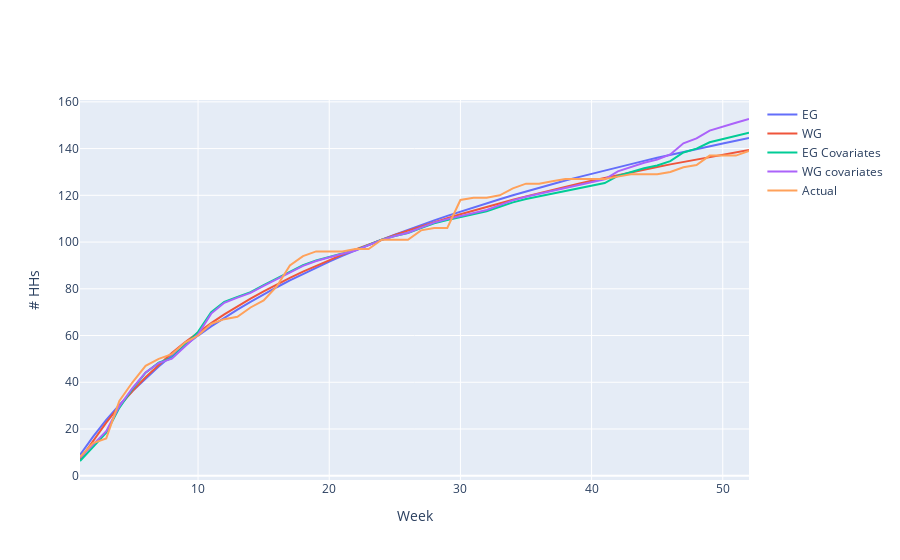

Here is the notebook cell this chart was saved with:
### Code cell
fig = go.Figure()

# Pareto II
fig.add_trace(
    go.Scatter(
        x=data.Week.to_list(),
        y=eg,
        mode='lines',
        name='EG',
    )
)

# Weibull
fig.add_trace(
    go.Scatter(
        x=data.Week.to_list(),
        y=wg,
        mode='lines',
        name='WG')
)

# Pareto II
fig.add_trace(
    go.Scatter(
        x=data.Week.to_list(),
        y=eg_cov,
        mode='lines',
        name='EG Covariates',
    )
)

# Weibull
fig.add_trace(
    go.Scatter(
        x=data.Week.to_list(),
        y=wg_cov,
        mode='lines',
        name='WG covariates')
)

# Observed
fig.add_trace(
    go.Scatter(
        x=data.Week.to_list(),
        y=data.Cum_HH,
        mode='lines',
        name='Actual')
)

# Plot labels
fig.update_layout(title='',
                  xaxis_title='Week',
                  yaxis_title='# HHs',
                  annotations=[      
                  ],
                )

fig.show()

### Figure 1 — Plotly figure (JSON) as saved in the notebook; plotly's stock layout.template omitted (floating-point values rounded to 4 significant figures)
{"data": [{"mode": "lines", "name": "EG", "type": "scatter", "x": [1, 2, 3, 4, 5, 6, 7, 8, 9, 10, 11, 12, 13, 14, 15, 16, 17, 18, 19, 20, 21, 22, 23, 24, 25, 26, 27, 28, 29, 30, 31, 32, 33, 34, 35, 36, 37, 38, 39, 40, 41, 42, 43, 44, 45, 46, 47, 48, 49, 50, 51, 52], "y": [8.873, 16.76, 23.86, 30.31, 36.22, 41.67, 46.72, 51.43, 55.84, 59.98, 63.89, 67.59, 71.1, 74.44, 77.62, 80.66, 83.57, 86.36, 89.04, 91.61, 94.1, 96.49, 98.8, 101.0, 103.2, 105.3, 107.3, 109.3, 111.2, 113.1, 114.9, 116.6, 118.3, 120.0, 121.6, 123.2, 124.8, 126.3, 127.8, 129.2, 130.7, 132.1, 133.4, 134.7, 136.0, 137.3, 138.6, 139.8, 141.0, 142.2, 143.4, 144.5]}, {"mode": "lines", "name": "WG", "type": "scatter", "x": [1, 2, 3, 4, 5, 6, 7, 8, 9, 10, 11, 12, 13, 14, 15, 16, 17, 18, 19, 20, 21, 22, 23, 24, 25, 26, 27, 28, 29, 30, 31, 32, 33, 34, 35, 36, 37, 38, 39, 40, 41, 42, 43, 44, 45, 46, 47, 48, 49, 50, 51, 52], "y": [6.992, 15.06, 22.73, 29.79, 36.24, 42.14, 47.53, 52.5, 57.09, 61.35, 65.33, 69.04, 72.53, 75.82, 78.93, 81.87, 84.66, 87.32, 89.86, 92.28, 94.6, 96.83, 98.96, 101.0, 103.0, 104.9, 106.7, 108.5, 110.3, 111.9, 113.5, 115.1, 116.6, 118.1, 119.6, 121.0, 122.3, 123.7, 125.0, 126.2, 127.5, 128.7, 129.8, 131.0, 132.1, 133.2, 134.3, 135.4, 136.4, 137.4, 138.4, 139.4]}, {"mode": "lines", "name": "EG Covariates", "type": "scatter", "x": [1, 2, 3, 4, 5, 6, 7, 8, 9, 10, 11, 12, 13, 14, 15, 16, 17, 18, 19, 20, 21, 22, 23, 24, 25, 26, 27, 28, 29, 30, 31, 32, 33, 34, 35, 36, 37, 38, 39, 40, 41, 42, 43, 44, 45, 46, 47, 48, 49, 50, 51, 52], "y": [6.308, 12.36, 18.39, 29.05, 37.12, 44.11, 48.36, 50.37, 56.03, 61.55, 69.97, 74.43, 76.56, 78.58, 81.62, 84.47, 87.27, 90.12, 92.14, 93.76, 95.17, 96.56, 98.77, 101.0, 102.6, 103.9, 106.0, 108.0, 109.5, 110.7, 111.9, 113.2, 115.1, 117.0, 118.4, 119.6, 120.7, 121.9, 123.0, 124.1, 125.3, 128.3, 129.9, 131.6, 132.7, 134.6, 138.3, 140.0, 142.7, 144.2, 145.5, 146.8]}, {"mode": "lines", "name": "WG covariates", "type": "scatter", "x": [1, 2, 3, 4, 5, 6, 7, 8, 9, 10, 11, 12, 13, 14, 15, 16, 17, 18, 19, 20, 21, 22, 23, 24, 25, 26, 27, 28, 29, 30, 31, 32, 33, 34, 35, 36, 37, 38, 39, 40, 41, 42, 43, 44, 45, 46, 47, 48, 49, 50, 51, 52], "y": [7.664, 13.48, 19.03, 29.7, 37.55, 44.22, 48.22, 50.08, 55.3, 60.54, 69.39, 74.02, 76.19, 78.23, 81.25, 84.11, 86.93, 89.82, 91.88, 93.53, 94.96, 96.38, 98.65, 100.9, 102.6, 104.0, 106.2, 108.3, 109.8, 111.1, 112.5, 113.7, 115.8, 117.8, 119.4, 120.7, 121.9, 123.2, 124.4, 125.6, 126.9, 130.2, 132.1, 133.9, 135.3, 137.5, 142.3, 144.3, 147.7, 149.5, 151.1, 152.7]}, {"mode": "lines", "name": "Actual", "type": "scatter", "x": [1, 2, 3, 4, 5, 6, 7, 8, 9, 10, 11, 12, 13, 14, 15, 16, 17, 18, 19, 20, 21, 22, 23, 24, 25, 26, 27, 28, 29, 30, 31, 32, 33, 34, 35, 36, 37, 38, 39, 40, 41, 42, 43, 44, 45, 46, 47, 48, 49, 50, 51, 52], "y": [8, 14, 16, 32, 40, 47, 50, 52, 57, 60, 65, 67, 68, 72, 75, 81, 90, 94, 96, 96, 96, 97, 97, 101, 101, 101, 105, 106, 106, 118, 119, 119, 120, 123, 125, 125, 126, 127, 127, 127, 127, 128, 129, 129, 129, 130, 132, 133, 137, 137, 137, 139]}], "layout": {"autosize": true, "title": {"text": ""}, "xaxis": {"autorange": true, "range": [1, 52], "title": {"text": "Week"}, "type": "linear"}, "yaxis": {"autorange": true, "range": [-1.823, 160.8], "title": {"text": "# HHs"}, "type": "linear"}}}
